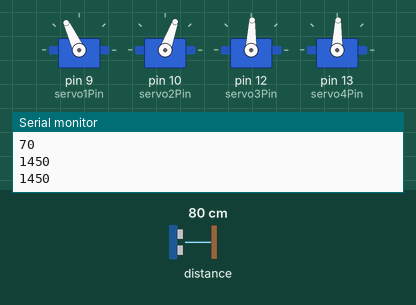
Recording of a sketch running on a simulated Arduino Uno, built with avr-gcc and run on an emulated ATmega328P. On the bench: 4 × servo, the last lines printed to the serial monitor. The test bench sets the inputs (shaded band); at power-on: distance to the obstacle 80 cm.

Above: at 1.2 s.
1.3 s: distance to the obstacle set to 2 cm
At 2.6 s:
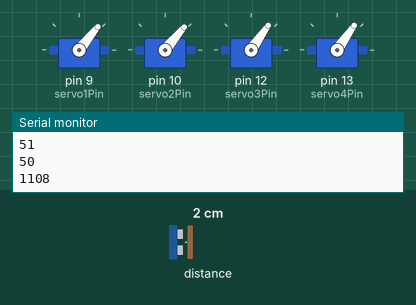
2.9 s: distance to the obstacle set to 18 cm
At 4.2 s:
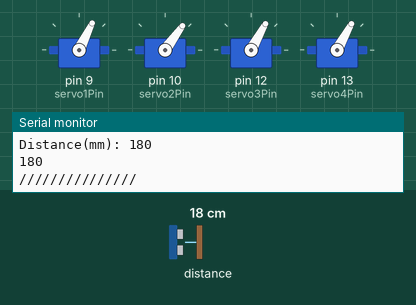
4.5 s: distance to the obstacle set to 60 cm
At 5.0 s:
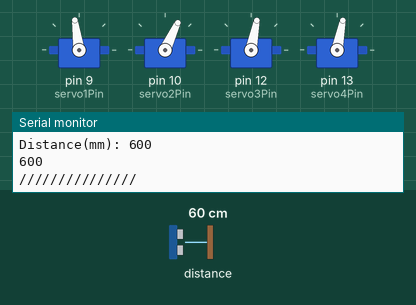
6.2 s: distance to the obstacle set to 120 cm
At 6.6 s:
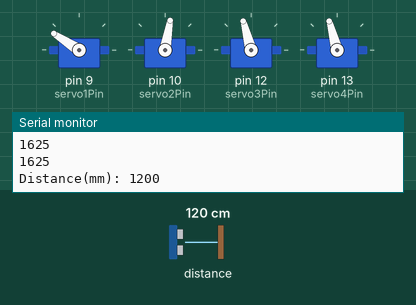
7.8 s: distance to the obstacle set to 250 cm
At 8.9 s:
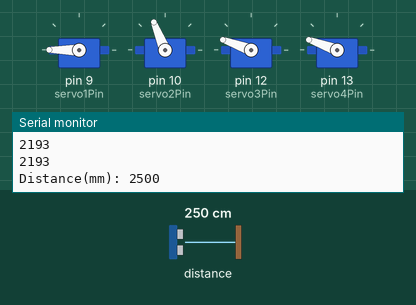
9.4 s: distance to the obstacle set to 299 cm
At 10.4 s:
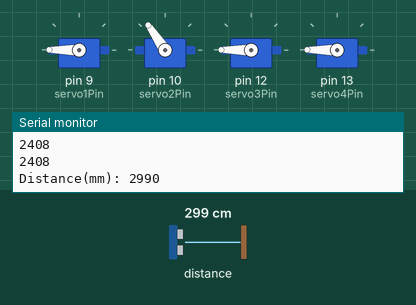
Timing chart, 0 to 12.0 s (numbered marks = the images above; inputs shaded):
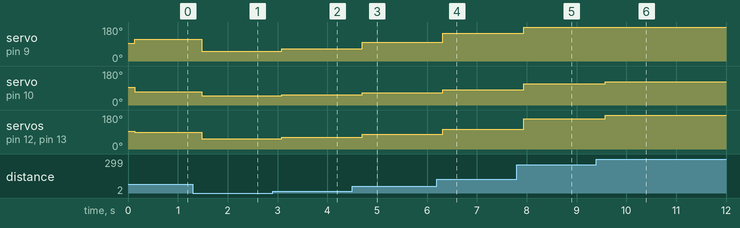

The sketch:

New4Motors.ino
```cpp
#include <Wire.h>
#include "VL53L1X.h"
#include <Servo.h>

byte servo1Pin = 9; // signal pins for the motors.
byte servo2Pin = 10;
byte servo3Pin = 12;
byte servo4Pin = 13;

Servo servo1; Servo servo2; Servo servo3; Servo servo4;

VL53L1X Distance_sensor;

void setup()
{
  while (!Serial) {}
  Serial.begin(9600);
  Wire.begin();
  Wire.setClock(400000);

  Distance_sensor.setTimeout(500);
  if (!Distance_sensor.init())
  {
    Serial.println("Failed to detect and initialize sensor!");
    while (1);
  }

  Distance_sensor.setDistanceMode(VL53L1X::Medium);
  Distance_sensor.setMeasurementTimingBudget(50000);

  // Start continuous readings at a rate of one measurement every 50 ms (the
  // inter-measurement period). This period should be at least as long as the
  // timing budget.
  Distance_sensor.startContinuous(50);

  servo1.attach(servo1Pin);
servo1.writeMicroseconds(1500);

servo2.attach(servo2Pin);
servo2.writeMicroseconds(1500);

 servo3.attach(servo3Pin);
servo3.writeMicroseconds(1500);

servo4.attach(servo4Pin);
servo4.writeMicroseconds(1500);
}

void loop()
{


  Serial.println();


int potVal1 = Distance_sensor.read(); // read input from distance sensor and assign it to a variable that will control the speed of the motors
int potVal2 = Distance_sensor.read();
int potVal3 = Distance_sensor.read();
int potVal4 = Distance_sensor.read();


Serial.print("Distance(mm): ");
  Serial.println(potVal1);
  Serial.println(potVal2);
  Serial.println("///////////////");
  int pwmVal2 = map(potVal2,0, 1600, 50, 90); //map the value recieved from distance sensor to the working range of the motors.
  int pwmVal1 = map(potVal1,0, 1600, 50, 180);
  int pwmVal3 = map(potVal2,0, 1600, 1100, 1800);
  int pwmVal4 = map(potVal1,0, 1600, 1100, 1800);

Serial.println(pwmVal1);
Serial.println(pwmVal2);
Serial.println(pwmVal3);
Serial.println(pwmVal4);

servo1.write(pwmVal1);  //assign the mapped value to the motors
servo2.write(pwmVal2);
servo3.write(pwmVal3);
servo4.write(pwmVal4);


  Serial.println();
}
```

Measured:
- after the input at 1.3 s, servo on pin 9 (servo1Pin): 115° → 51° after 0.18 s; servo on pin 10 (servo2Pin): 70° → 50° after 0.18 s; servo on pin 12 (servo3Pin), servo on pin 13 (servo4Pin): 88° → 55° after 0.18 s
- after the input at 2.9 s, servo on pin 9 (servo1Pin): 51° → 64° after 0.19 s; servo on pin 10 (servo2Pin): 50° → 54° after 0.19 s; servo on pin 12 (servo3Pin), servo on pin 13 (servo4Pin): 55° → 61° after 0.19 s
- after the input at 4.5 s, servo on pin 9 (servo1Pin): 64° → 98° after 0.20 s; servo on pin 10 (servo2Pin): 54° → 65° after 0.20 s; servo on pin 12 (servo3Pin), servo on pin 13 (servo4Pin): 61° → 79° after 0.20 s
- after the input at 6.2 s, servo on pin 9 (servo1Pin): 98° → 147° after 0.11 s; servo on pin 10 (servo2Pin): 65° → 80° after 0.11 s; servo on pin 12 (servo3Pin), servo on pin 13 (servo4Pin): 79° → 105° after 0.11 s
- after the input at 7.8 s, servo on pin 9 (servo1Pin): 147° → 180° after 0.14 s; servo on pin 10 (servo2Pin): 80° → 112° after 0.14 s; servo on pin 12 (servo3Pin), servo on pin 13 (servo4Pin): 105° → 160° after 0.14 s
- after the input at 9.4 s, servo on pin 10 (servo2Pin): 112° → 124° after 0.18 s; servo on pin 12 (servo3Pin), servo on pin 13 (servo4Pin): 160° → 180° after 0.18 s
